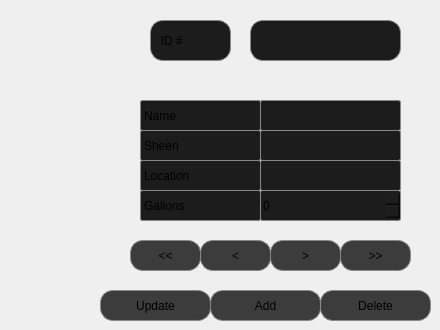
    <widget class="QWidget" name="tab_3">
     <attribute name="title">
      <string>Edit Inventory</string>
     </attribute>
     <widget class="QLabel" name="label_9">
      <property name="geometry">
       <rect>
        <x>140</x>
        <y>100</y>
        <width>121</width>
        <height>31</height>
       </rect>
      </property>
      <property name="styleSheet">
       <string notr="true">background-color: rgb(28, 28, 28);
border-style: solid;
border:1px solid #888888;
border-radius: 2px;

</string>
      </property>
      <property name="text">
       <string>Name</string>
      </property>
     </widget>
     <widget class="QLabel" name="label_10">
      <property name="geometry">
       <rect>
        <x>140</x>
        <y>130</y>
        <width>121</width>
        <height>31</height>
       </rect>
      </property>
      <property name="styleSheet">
       <string notr="true">background-color: rgb(28, 28, 28);
border-style: solid;
border:1px solid #888888;
border-radius: 2px;

</string>
      </property>
      <property name="text">
       <string>Sheen</string>
      </property>
     </widget>
     <widget class="QLabel" name="label_11">
      <property name="geometry">
       <rect>
        <x>140</x>
        <y>160</y>
        <width>121</width>
        <height>31</height>
       </rect>
      </property>
      <property name="styleSheet">
       <string notr="true">background-color: rgb(28, 28, 28);
border-style: solid;
border:1px solid #888888;
border-radius: 2px;

</string>
      </property>
      <property name="text">
       <string>Location</string>
      </property>
     </widget>
     <widget class="QLabel" name="label_14">
      <property name="geometry">
       <rect>
        <x>140</x>
        <y>190</y>
        <width>121</width>
        <height>31</height>
       </rect>
      </property>
      <property name="styleSheet">
       <string notr="true">background-color: rgb(28, 28, 28);
border-style: solid;
border:1px solid #888888;
border-radius: 2px;</string>
      </property>
      <property name="text">
       <string>Gallons</string>
      </property>
     </widget>
     <widget class="QLabel" name="label_17">
      <property name="geometry">
       <rect>
        <x>150</x>
        <y>20</y>
        <width>81</width>
        <height>41</height>
       </rect>
      </property>
      <property name="styleSheet">
       <string notr="true">background-color: rgb(28, 28, 28);
border-style: solid;
border:1px solid #888888;
border-radius: 13px;
</string>
      </property>
      <property name="text">
       <string>  ID #</string>
      </property>
     </widget>
     <widget class="QLineEdit" name="paint_name">
      <property name="geometry">
       <rect>
        <x>260</x>
        <y>100</y>
        <width>141</width>
        <height>31</height>
       </rect>
      </property>
      <property name="styleSheet">
       <string notr="true">background-color: rgb(28, 28, 28);
border-style: solid;
border:1px solid #888888;
border-radius: 2px;

</string>
      </property>
      <property name="text">
       <string/>
      </property>
     </widget>
     <widget class="QLineEdit" name="sheen">
      <property name="geometry">
       <rect>
        <x>260</x>
        <y>130</y>
        <width>141</width>
        <height>31</height>
       </rect>
      </property>
      <property name="styleSheet">
       <string notr="true">background-color: rgb(28, 28, 28);
border-style: solid;
border:1px solid #888888;
border-radius: 2px;

</string>
      </property>
      <property name="text">
       <string/>
      </property>
     </widget>
     <widget class="QLineEdit" name="location">
      <property name="geometry">
       <rect>
        <x>260</x>
        <y>160</y>
        <width>141</width>
        <height>31</height>
       </rect>
      </property>
      <property name="styleSheet">
       <string notr="true">background-color: rgb(28, 28, 28);
border-style: solid;
border:1px solid #888888;
border-radius: 2px;

</string>
      </property>
      <property name="text">
       <string/>
      </property>
     </widget>
     <widget class="QLabel" name="id">
      <property name="geometry">
       <rect>
        <x>250</x>
        <y>20</y>
        <width>151</width>
        <height>41</height>
       </rect>
      </property>
      <property name="styleSheet">
       <string notr="true">background-color: rgb(28, 28, 28);
border-style: solid;
border:1px solid #888888;
border-radius: 13px;
</string>
      </property>
      <property name="text">
       <string/>
      </property>
     </widget>
     <widget class="QSpinBox" name="gallons">
      <property name="geometry">
       <rect>
        <x>260</x>
        <y>190</y>
        <width>141</width>
        <height>31</height>
       </rect>
      </property>
      <property name="styleSheet">
       <string notr="true">background-color: rgb(28, 28, 28);
border-style: solid;
border:1px solid #888888;
border-radius: 2px;

</string>
      </property>
     </widget>
     <widget class="QPushButton" name="first_btn">
      <property name="geometry">
       <rect>
        <x>130</x>
        <y>240</y>
        <width>71</width>
        <height>31</height>
       </rect>
      </property>
      <property name="styleSheet">
       <string notr="true">background-color: rgb(60, 60, 60);
border-style: solid;
border:1px solid #888888;
border-radius: 13px;
</string>
      </property>
      <property name="text">
       <string>&lt;&lt;</string>
      </property>
     </widget>
     <widget class="QPushButton" name="previous_btn">
      <property name="geometry">
       <rect>
        <x>200</x>
        <y>240</y>
        <width>71</width>
        <height>31</height>
       </rect>
      </property>
      <property name="styleSheet">
       <string notr="true">background-color: rgb(60, 60, 60);
border-style: solid;
border:1px solid #888888;
border-radius: 13px;
</string>
      </property>
      <property name="text">
       <string>&lt;</string>
      </property>
     </widget>
     <widget class="QPushButton" name="last_btn">
      <property name="geometry">
       <rect>
        <x>340</x>
        <y>240</y>
        <width>71</width>
        <height>31</height>
       </rect>
      </property>
      <property name="styleSheet">
       <string notr="true">background-color: rgb(60, 60, 60);
border-style: solid;
border:1px solid #888888;
border-radius: 13px;
</string>
      </property>
      <property name="text">
       <string>&gt;&gt;</string>
      </property>
     </widget>
     <widget class="QPushButton" name="next_btn">
      <property name="geometry">
       <rect>
        <x>270</x>
        <y>240</y>
        <width>71</width>
        <height>31</height>
       </rect>
      </property>
      <property name="styleSheet">
       <string notr="true">background-color: rgb(60, 60, 60);
border-style: solid;
border:1px solid #888888;
border-radius: 13px;
</string>
      </property>
      <property name="text">
       <string>&gt;</string>
      </property>
     </widget>
     <widget class="QPushButton" name="update_btn">
      <property name="geometry">
       <rect>
        <x>100</x>
        <y>290</y>
        <width>111</width>
        <height>31</height>
       </rect>
      </property>
      <property name="styleSheet">
       <string notr="true">background-color: rgb(60, 60, 60);
border-style: solid;
border:1px solid #888888;
border-radius: 13px;
</string>
      </property>
      <property name="text">
       <string>Update</string>
      </property>
     </widget>
     <widget class="QPushButton" name="delete_btn">
      <property name="geometry">
       <rect>
        <x>320</x>
        <y>290</y>
        <width>111</width>
        <height>31</height>
       </rect>
      </property>
      <property name="styleSheet">
       <string notr="true">background-color: rgb(60, 60, 60);
border-style: solid;
border:1px solid #888888;
border-radius: 13px;
</string>
      </property>
      <property name="text">
       <string>Delete</string>
      </property>
     </widget>
     <widget class="QPushButton" name="add_btn">
      <property name="geometry">
       <rect>
        <x>210</x>
        <y>290</y>
        <width>111</width>
        <height>31</height>
       </rect>
      </property>
      <property name="styleSheet">
       <string notr="true">background-color: rgb(60, 60, 60);
border-style: solid;
border:1px solid #888888;
border-radius: 13px;
</string>
      </property>
      <property name="text">
       <string>Add</string>
      </property>
     </widget>
    </widget>
